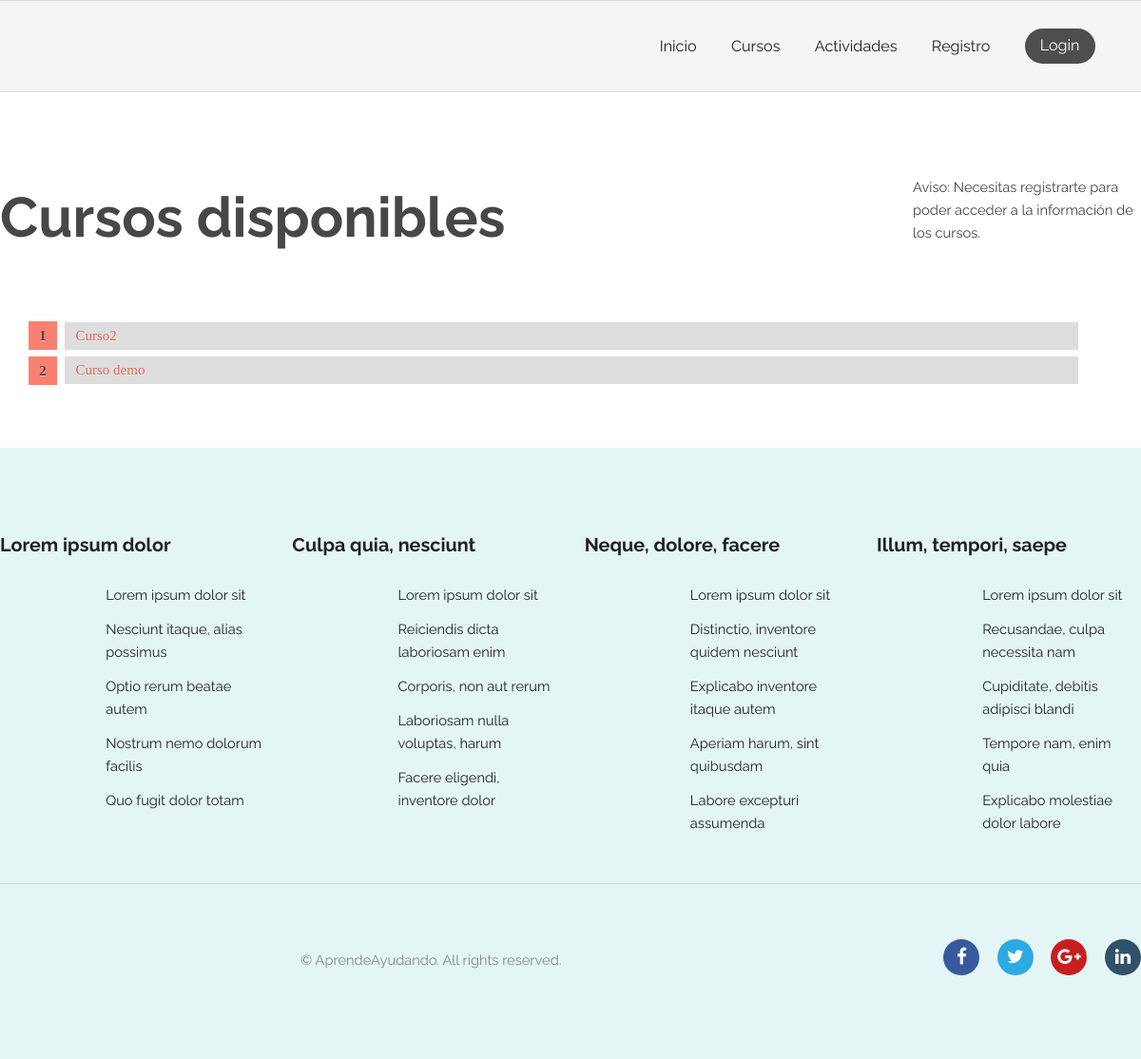
The app's page /courses/, older data.
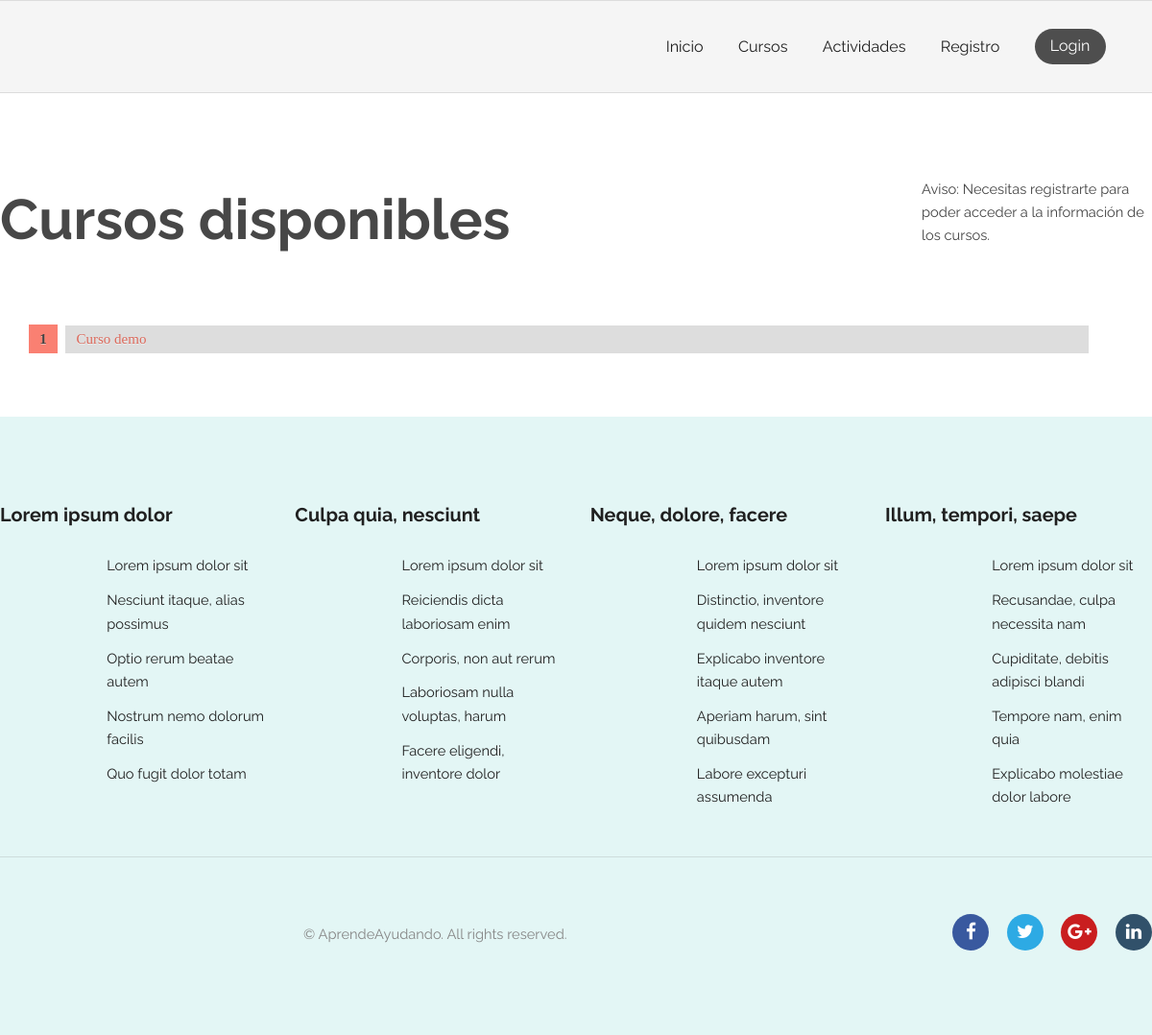
The same page, newer data.
### courses/models.py (models this page shows, shortened)
class Course(models.Model):
    title = models.CharField(max_length=200)
    pub_date = models.DateTimeField(verbose_name="date published", auto_now_add=True)
    enrolled_users = models.ManyToManyField(get_user_model(), related_name="courses", blank=True)
    teacher = models.ForeignKey(get_user_model(), null=True, on_delete=models.CASCADE, limit_choices_to={'groups__name':'Profesor'})
    description = models.CharField(max_length=1000, blank=True)
    class Meta:
        verbose_name = "Curso"
        verbose_name_plural = "Cursos"

### courses/views.py (the view)
# urls.py: path('', views.index, name='index'), # /activity/
def index(request):
    courseList = Course.objects.order_by('-pub_date')[:5]
    is_teacher = False
    if request.user.has_perm('courses.add_course'):
        is_teacher = True
    context = {
        'courseList': courseList,
        'is_teacher': is_teacher,
        'filtered_by_enrolled': False
    }
    return render(request, 'courses/index.html', context)

### AprendeAyudando/templatetags/auth_extras.py (called while the page is built)
@register.filter(name='has_group')
def has_group(user, group_name):
    try:
        group = Group.objects.get(name=group_name)
        return True if group in user.groups.all() else False
    except Group.DoesNotExist:
        return False

@register.filter(name='is_guest')
def is_guest(user):
    return not user.is_authenticated

@register.filter(name='is_owner')
def is_owner(user, request_user):
    return True if user==request_user else False

### AprendeAyudando/templates/courses/index.html (shortened to what this page needs)
{% extends "registration/base.html" %}
{% block content %}
<section class="wrapper login">
    {% load static %}
    {% load auth_extras %}
    <link rel="stylesheet" type="text/css" href="{% static 'courses/style.css' %}">
    <div class="container 100%">
        <div class="courseElement">
            <div class="courseElementLeft">
                {% if filtered_by_enrolled %}
                    <h2>Tus cursos</h2>
                {% else %}
                    <h2>Cursos disponibles</h2>
                {% endif %}
            </div>
            <div class="courseElementRight">
                {% if is_teacher %}
                    <a style="margin-bottom: 50px;" href="{% url 'courses:create' %}" class="button pink">Añadir curso</a>
                {% elif user|has_group:"EntidadPublicoPrivada" %}
                    <p>Aviso: Necesitas ser Estudiante para poder acceder a la información de los cursos.</p>
                {% elif user|is_guest %}
                    <p>Aviso: Necesitas registrarte para poder acceder a la información de los cursos.</p>
                {% endif %}
            </div>
            <div class="courseElementContent">
                {% if courseList %}
                <ol id="prettyList" style="width:92%;">
                    {% for course in courseList %}
                        {% if user|is_owner:course.teacher or user|has_group:"Estudiante" or user.is_superuser %}
                            <li id="prettyListItem"><a href="{% url 'courses:join' course.id %}">{{ course.title }}</a></li>
                        {% else %}
                            <li id="prettyListItem"><span style="color:#db685a;">{{ course.title }}</span></li>
                        {% endif %}
                    {% endfor %}
                </ol>
                {% else %}
                    <p>Lo sentimos, no hay cursos disponibles.</p>
                {% endif %}
            </div>
        </div>
    </div>
</section>
{% endblock %}

### AprendeAyudando/templates/registration/base.html (shortened to what this page needs)
{% load static %}
<!DOCTYPE html>
<html>
  <head>
    <link rel="stylesheet" type="text/css" href="{% static 'general/css/skel.css' %}" />
	<link rel="stylesheet" type="text/css" href="{% static 'general/css/style.css' %}" />
	<link rel="stylesheet" type="text/css" href="{% static 'general/css/style-xlarge.css' %}"/>
	<link rel="stylesheet" href="https://cdnjs.cloudflare.com/ajax/libs/font-awesome/4.7.0/css/font-awesome.min.css">
  </head>
  <body class="landing">
			<header id="header">
				<nav id="nav">
					<div class="right">
						<ul>
							<li><a href="/">Inicio</a></li>
							<li><a href="/courses">Cursos</a></li>
							<li><a href="/activity">Actividades</a></li>
							{% if not user.is_authenticated %}
								<li><a href="/register" >Registro</a></li>
								<li><a href="/accounts/login" class="button special" >Login</a></li>
							{% else %}
								<li><a href="/account" >Mi perfil</a></li>
								<li><a href="{% url 'logout' %}" class="button special" >Cerrar sesion</a></li>
							{% endif %}
						</ul>
					</div>
				</nav>
            </header>
            {% block content %}
            {% endblock %}
			<footer id="footer">
				<div class="container">
					<section class="links">
						<div class="row">
							<section class="3u 6u(medium) 12u$(small)">
								<h3>Lorem ipsum dolor</h3>
								<ul class="unstyled">
									<li><a href="#">Lorem ipsum dolor sit</a></li>
									<li><a href="#">Nesciunt itaque, alias possimus</a></li>
									<li><a href="#">Optio rerum beatae autem</a></li>
									<li><a href="#">Nostrum nemo dolorum facilis</a></li>
									<li><a href="#">Quo fugit dolor totam</a></li>
								</ul>
							</section>
							<section class="3u 6u$(medium) 12u$(small)">
								<h3>Culpa quia, nesciunt</h3>
								<ul class="unstyled">
									<li><a href="#">Lorem ipsum dolor sit</a></li>
									<li><a href="#">Reiciendis dicta laboriosam enim</a></li>
									<li><a href="#">Corporis, non aut rerum</a></li>
									<li><a href="#">Laboriosam nulla voluptas, harum</a></li>
									<li><a href="#">Facere eligendi, inventore dolor</a></li>
								</ul>
							</section>
							<section class="3u 6u(medium) 12u$(small)">
								<h3>Neque, dolore, facere</h3>
								<ul class="unstyled">
									<li><a href="#">Lorem ipsum dolor sit</a></li>
									<li><a href="#">Distinctio, inventore quidem nesciunt</a></li>
									<li><a href="#">Explicabo inventore itaque autem</a></li>
									<li><a href="#">Aperiam harum, sint quibusdam</a></li>
									<li><a href="#">Labore excepturi assumenda</a></li>
								</ul>
							</section>
							<section class="3u$ 6u$(medium) 12u$(small)">
								<h3>Illum, tempori, saepe</h3>
								<ul class="unstyled">
									<li><a href="#">Lorem ipsum dolor sit</a></li>
									<li><a href="#">Recusandae, culpa necessita nam</a></li>
									<li><a href="#">Cupiditate, debitis adipisci blandi</a></li>
									<li><a href="#">Tempore nam, enim quia</a></li>
									<li><a href="#">Explicabo molestiae dolor labore</a></li>
								</ul>
							</section>
						</div>
					</section>
					<div class="row">
						<div class="8u 12u$(medium)">
							<ul class="copyright">
								<li>&copy; AprendeAyudando. All rights reserved.</li>
							</ul>
						</div>
						<div class="4u$ 12u$(medium)">
							<ul class="icons">
								<li>
									<a class="icon rounded fa-facebook"><span class="label">Facebook</span></a>
								</li>
								<li>
									<a class="icon rounded fa-twitter"><span class="label">Twitter</span></a>
								</li>
								<li>
									<a class="icon rounded fa-google-plus"><span class="label">Google+</span></a>
								</li>
								<li>
									<a class="icon rounded fa-linkedin"><span class="label">LinkedIn</span></a>
								</li>
							</ul>
						</div>
					</div>
				</div>
			</footer>
	</body>
</html>

### AprendeAyudando/static/general/css/skel.css (style rules this page uses)
html,body,div,span,applet,object,iframe,h1,h2,h3,h4,h5,h6,p,blockquote,pre,a,abbr,acronym,address,big,cite,code,del,dfn,em,img,ins,kbd,q,s,samp,small,strike,strong,sub,sup,tt,var,b,u,i,center,dl,dt,dd,ol,ul,li,fieldset,form,label,legend,table,caption,tbody,tfoot,thead,tr,th,td,article,aside,canvas,details,embed,figure,figcaption,footer,header,hgroup,menu,nav,output,ruby,section,summary,time,mark,audio,video { margin:0;padding:0;border:0;font-size:100%;font:inherit;vertical-align:baseline; }
article,aside,details,figcaption,figure,footer,header,hgroup,menu,nav,section { display:block; }
body { line-height:1; }
ol,ul { list-style:none; }
body { -webkit-text-size-adjust:none }
*, *:before, *:after { -moz-box-sizing: border-box; -webkit-box-sizing: border-box; box-sizing: border-box; }
.container { margin-left: auto; margin-right: auto; width: 1200px; }
.row { border-bottom: solid 1px transparent; }
.row > * { float: left; }
.row:after, .row:before { content: ''; display: block; clear: both; height: 0; }
.row > * { padding: 0 0 0 2em; }
.row { margin: 0 0 -1px -2em; }
.\38 u, .\38 u\24 { width: 66.6666666667%; clear: none; margin-left: 0; }
.\34 u, .\34 u\24 { width: 33.3333333333%; clear: none; margin-left: 0; }
.\33 u, .\33 u\24 { width: 25%; clear: none; margin-left: 0; }

### AprendeAyudando/static/general/css/style-xlarge.css (style rules this page uses)
body, input, select, textarea { font-size: 11pt; }

### AprendeAyudando/static/courses/style.css (style rules this page uses)
.courseElement { display: grid; grid-template-columns: 4fr 1fr; grid-template-rows: repeat(1, 1fr); grid-column-gap: 0px; grid-row-gap: 0px; grid-auto-rows: auto; }
.courseElementLeft { grid-area: 1 / 1 / 2 / 2; }
.courseElementRight { grid-area: 1 / 2 / 2 / 3; }
.courseElementContent { grid-area: 2 / 1 / 3 / 3; }
ul { text-align: left; margin-left: 40%; list-style-type: none; }
#prettyList { counter-reset: prettyListItem; list-style: none; *list-style: decimal; font: 15px 'trebuchet MS', 'lucida sans'; padding: 0; margin-bottom: 1em; text-shadow: 0 1px 0 rgba(255,255,255,.5); }
#prettyList { margin: 0 0 0 2em; }
#prettyListItem { position: relative; display: block; padding: .4em .4em .4em .8em; *padding: .4em; margin: .5em 0 .5em 2.5em; background: #ddd; color: #444; text-decoration: none; transition: all .3s ease-out; }
#prettyListItem:before { content: counter(prettyListItem); counter-increment: prettyListItem; position: absolute; left: -2.5em; top: 50%; margin-top: -1em; background: #fa8072; height: 2em; width: 2em; line-height: 2em; text-align: center; font-weight: bold; }
#prettyListItem:after { position: absolute; content: ''; border: .5em solid transparent; left: -1em; top: 50%; margin-top: -.5em; transition: all .3s ease-out; }

Row changes from the older to the newer data that the page shows:
removed Course: title "Curso2"
